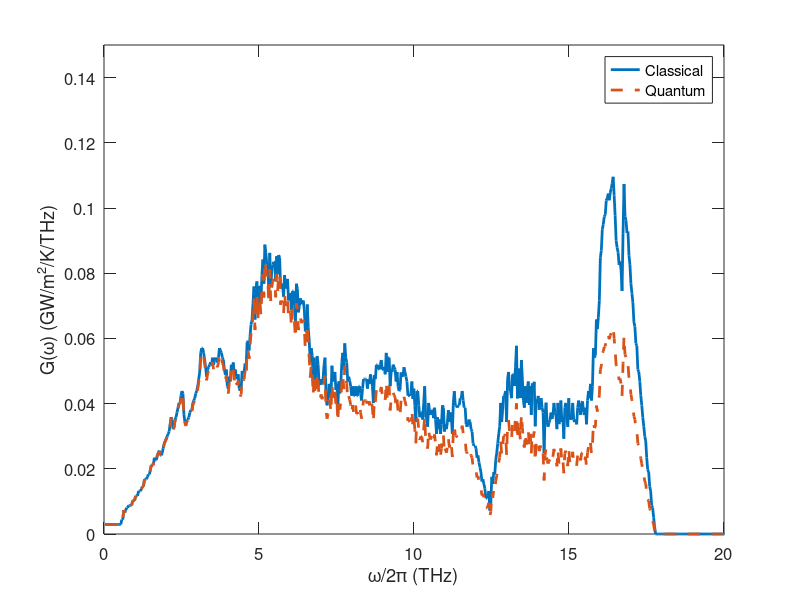

This figure's MATLAB source:
clear; close all;
load T;
load nu;
temp=300;
A=43.446^2*1.0e-20;%m^2
kB=1.38e-23;
g=1.0e3*kB*T/A;
h=6.63e-34;
x=h*nu*1.0e12/kB/temp;
fx=x.^2.*exp(x)./(exp(x)-1).^2;
g_quantum=g.*fx;

figure;
plot(nu,g,'linewidth',2);
hold on;
plot(nu,g_quantum,'--','linewidth',2);
xlabel('\omega/2\pi (THz)','fontsize',12);
ylabel('G(\omega) (GW/m^2/K/THz)','fontsize',12);
xlim([0,20]);
ylim([0,0.15]);
set(gca,'fontsize',12,'ticklength',get(gca,'ticklength')*2);
legend('Classical','Quantum');
text(2,0.46,'Pristine graphene @ 300 K','fontsize',12)

trapz(nu,g)
trapz(nu,g_quantum)


